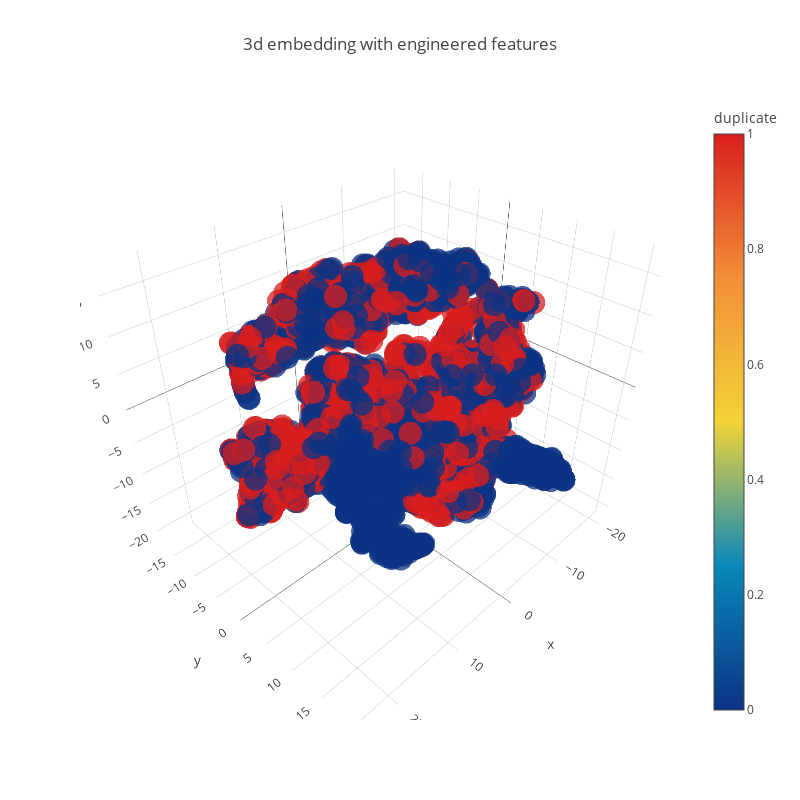

Notebook code for this chart:
### Code cell
trace1 = go.Scatter3d(
    x=tsne3d[:,0],
    y=tsne3d[:,1],
    z=tsne3d[:,2],
    mode='markers',
    marker=dict(
        sizemode='diameter',
        color = y,
        colorscale = 'Portland',
        colorbar = dict(title = 'duplicate'),
        line=dict(color='rgb(255, 255, 255)'),
        opacity=0.75
    )
)

data=[trace1]
layout=dict(height=800, width=800, title='3d embedding with engineered features')
fig=dict(data=data, layout=layout)
py.iplot(fig, filename='3DBubble')

### Figure 1 — Plotly figure (JSON) as saved in the notebook; plotly's stock layout.template omitted (floating-point values rounded to 4 significant figures; data arrays with more than 128 entries replaced by an {"elided": "..."} marker saying what was removed)
{"data": [{"marker": {"color": {"elided": "5000 int values"}, "colorbar": {"title": "duplicate"}, "colorscale": "Portland", "line": {"color": "rgb(255, 255, 255)"}, "opacity": 0.75, "sizemode": "diameter"}, "mode": "markers", "type": "scatter3d", "uid": "62ce3992-7449-11e9-a55d-2c6e85b3c932", "x": {"elided": "5000 float values"}, "y": {"elided": "5000 float values"}, "z": {"elided": "5000 float values"}}], "layout": {"height": 800, "title": "3d embedding with engineered features", "width": 800}}
